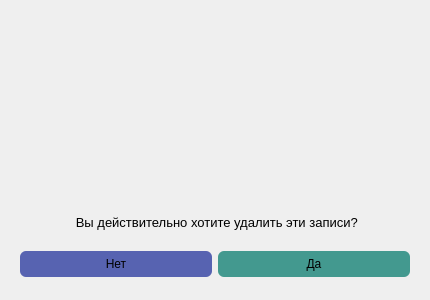
<?xml version="1.0" encoding="UTF-8"?>
<ui version="4.0">
 <class>ConfirmDialog</class>
 <widget class="QDialog" name="ConfirmDialog">
  <property name="geometry">
   <rect>
    <x>0</x>
    <y>0</y>
    <width>430</width>
    <height>300</height>
   </rect>
  </property>
  <property name="minimumSize">
   <size>
    <width>430</width>
    <height>300</height>
   </size>
  </property>
  <property name="maximumSize">
   <size>
    <width>430</width>
    <height>300</height>
   </size>
  </property>
  <property name="windowTitle">
   <string>Dialog</string>
  </property>
  <layout class="QVBoxLayout" name="verticalLayout">
   <item>
    <widget class="QFrame" name="frame">
     <property name="styleSheet">
      <string notr="true">border:none;</string>
     </property>
     <property name="frameShape">
      <enum>QFrame::Shape::StyledPanel</enum>
     </property>
     <property name="frameShadow">
      <enum>QFrame::Shadow::Raised</enum>
     </property>
     <layout class="QVBoxLayout" name="verticalLayout_2">
      <property name="spacing">
       <number>0</number>
      </property>
      <property name="leftMargin">
       <number>0</number>
      </property>
      <property name="topMargin">
       <number>0</number>
      </property>
      <property name="rightMargin">
       <number>0</number>
      </property>
      <property name="bottomMargin">
       <number>0</number>
      </property>
      <item>
       <widget class="QFrame" name="frame_2">
        <property name="styleSheet">
         <string notr="true">border:none;
</string>
        </property>
        <property name="frameShape">
         <enum>QFrame::Shape::StyledPanel</enum>
        </property>
        <property name="frameShadow">
         <enum>QFrame::Shadow::Raised</enum>
        </property>
        <layout class="QVBoxLayout" name="verticalLayout_3">
         <property name="spacing">
          <number>0</number>
         </property>
         <property name="leftMargin">
          <number>0</number>
         </property>
         <property name="topMargin">
          <number>0</number>
         </property>
         <property name="rightMargin">
          <number>0</number>
         </property>
         <property name="bottomMargin">
          <number>0</number>
         </property>
         <item>
          <widget class="QLabel" name="label_after_delete">
           <property name="sizePolicy">
            <sizepolicy hsizetype="Expanding" vsizetype="Expanding">
             <horstretch>0</horstretch>
             <verstretch>0</verstretch>
            </sizepolicy>
           </property>
           <property name="text">
            <string/>
           </property>
           <property name="pixmap">
            <pixmap resource="../qrc/main.qrc">:/images/images/confirmation2.png</pixmap>
           </property>
           <property name="scaledContents">
            <bool>true</bool>
           </property>
          </widget>
         </item>
         <item>
          <widget class="QFrame" name="frame_4">
           <property name="frameShape">
            <enum>QFrame::Shape::StyledPanel</enum>
           </property>
           <property name="frameShadow">
            <enum>QFrame::Shadow::Raised</enum>
           </property>
           <layout class="QHBoxLayout" name="horizontalLayout_2">
            <item>
             <widget class="QLabel" name="label_after_delete_message">
              <property name="font">
               <font>
                <family>Arial</family>
                <pointsize>10</pointsize>
               </font>
              </property>
              <property name="text">
               <string> Вы действительно хотите удалить эти записи?</string>
              </property>
              <property name="alignment">
               <set>Qt::AlignmentFlag::AlignCenter</set>
              </property>
             </widget>
            </item>
           </layout>
          </widget>
         </item>
        </layout>
       </widget>
      </item>
      <item>
       <widget class="QFrame" name="frame_3">
        <property name="minimumSize">
         <size>
          <width>0</width>
          <height>50</height>
         </size>
        </property>
        <property name="maximumSize">
         <size>
          <width>16777215</width>
          <height>50</height>
         </size>
        </property>
        <property name="styleSheet">
         <string notr="true">border:none;</string>
        </property>
        <property name="frameShape">
         <enum>QFrame::Shape::StyledPanel</enum>
        </property>
        <property name="frameShadow">
         <enum>QFrame::Shadow::Raised</enum>
        </property>
        <layout class="QHBoxLayout" name="horizontalLayout">
         <item>
          <widget class="QPushButton" name="button_cancel">
           <property name="styleSheet">
            <string notr="true">border:none;
background-color:rgb(87, 99, 177);
padding:6px;
border-radius:6px;</string>
           </property>
           <property name="text">
            <string>Нет</string>
           </property>
          </widget>
         </item>
         <item>
          <widget class="QPushButton" name="button_ok">
           <property name="styleSheet">
            <string notr="true">border:none;
background-color:rgb(67, 153, 143);
padding:6px;
border-radius:6px;</string>
           </property>
           <property name="text">
            <string>Да</string>
           </property>
          </widget>
         </item>
        </layout>
       </widget>
      </item>
     </layout>
    </widget>
   </item>
  </layout>
 </widget>
 <resources>
  <include location="../qrc/main.qrc"/>
  <include location="C:/msys64/mingw64/qrc/main.qrc"/>
 </resources>
 <connections/>
</ui>
